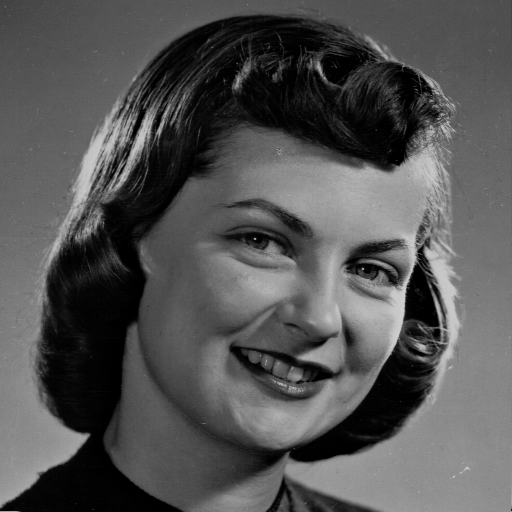
%> input picture 1.png, 512 x 512 px
$ octave ImageCompressor.m   (GNU Octave 9; MATLAB toolbox functions it lacks are replaced by stand-ins)
%> lines starting %> are read from the running program, lines starting %| are printed output that depends on the picture
clear all
clc

ImageRead = imread('1.png');
%> ImageRead is the input picture: size 512x512 uint8; min 0, max 207, mean 83.6
X = zeros((size(ImageRead,1)*size(ImageRead,2)/64), 64);
k=0;
for i=1:8:size(ImageRead,1)
    for j=1:8:size(ImageRead,1)
       one_block_values= ImageRead(i:i+8-1,j:j+8-1);
       k=k+1;
       X(k,:)=reshape(one_block_values',1,64);
    end
end
%> after the loop, k = 4096
mean_x=mean(X);
%> mean_x = 64 values, max 83.91 at index 4, min 83.34 at index 30, mean 83.55
for i=1:64
	X(:,i)=X(:,i)-mean_x(i);
end
co=zeros(64);
for i=1:64
    for j=1:64
       co(i,j)=sum(X(:,i).*X(:,j))/(size(ImageRead,1)*size(ImageRead,2)/64);
    end
end
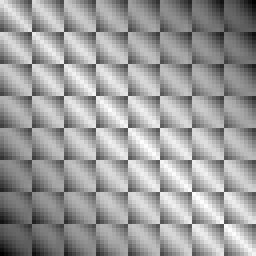
%> co: size 64x64 double (shown 4 times larger); min 2066.2, max 2707.2, mean 2459.5; drawn with min black and max white
[V,D]=eig(co);
for s=[5 10 20 30 40 50 60]
    flippedV=fliplr(V);
    standardizedX=flippedV'/norm(flippedV')*X';
    flippedV(:,64-s+1:end)=0;
    retrivedX=(flippedV/norm(flippedV))*standardizedX;
    retrivedX=retrivedX';
    for i=1:64
		retrivedX(:,i)=retrivedX(:,i)+mean_x(i);
    end
    FinalImage=zeros(size(ImageRead,1),size(ImageRead,2));
    k=1;
    for i=1:8:size(ImageRead,1)
        for j=1:8:size(ImageRead,1)
            FinalImage(i:i+8-1,j:j+8-1)=reshape(retrivedX(k,:),8,8)';
            k=k+1;
        end
    end
    figure
    imshow(FinalImage,[]);
	print(['converted/',num2str(s)],'-dpng')
end
%> this loop made 7 passes
%> pass 1, `imshow(FinalImage,[]);`:
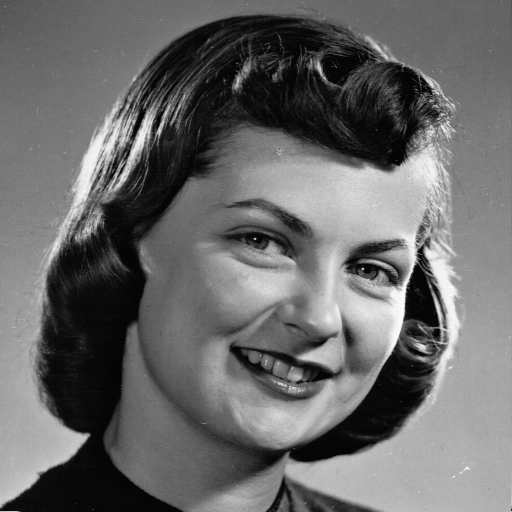
%> displayed picture: size 512x512, on the screen's scale of 0 to 255; min 0, max 255, mean 105.1
%> after the loop:
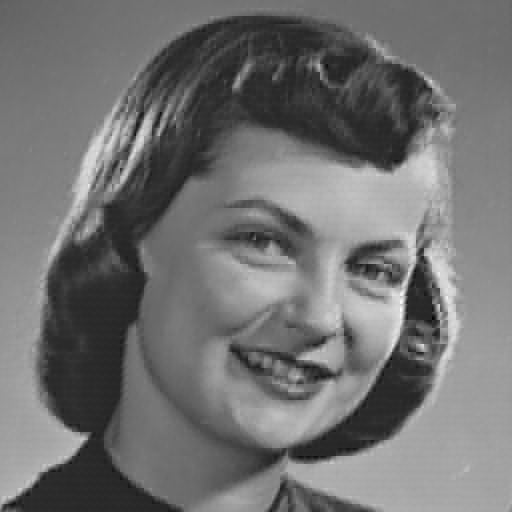
%> FinalImage: size 512x512 double; min -46.01, max 245.6, mean 83.6; drawn with min black and max white
